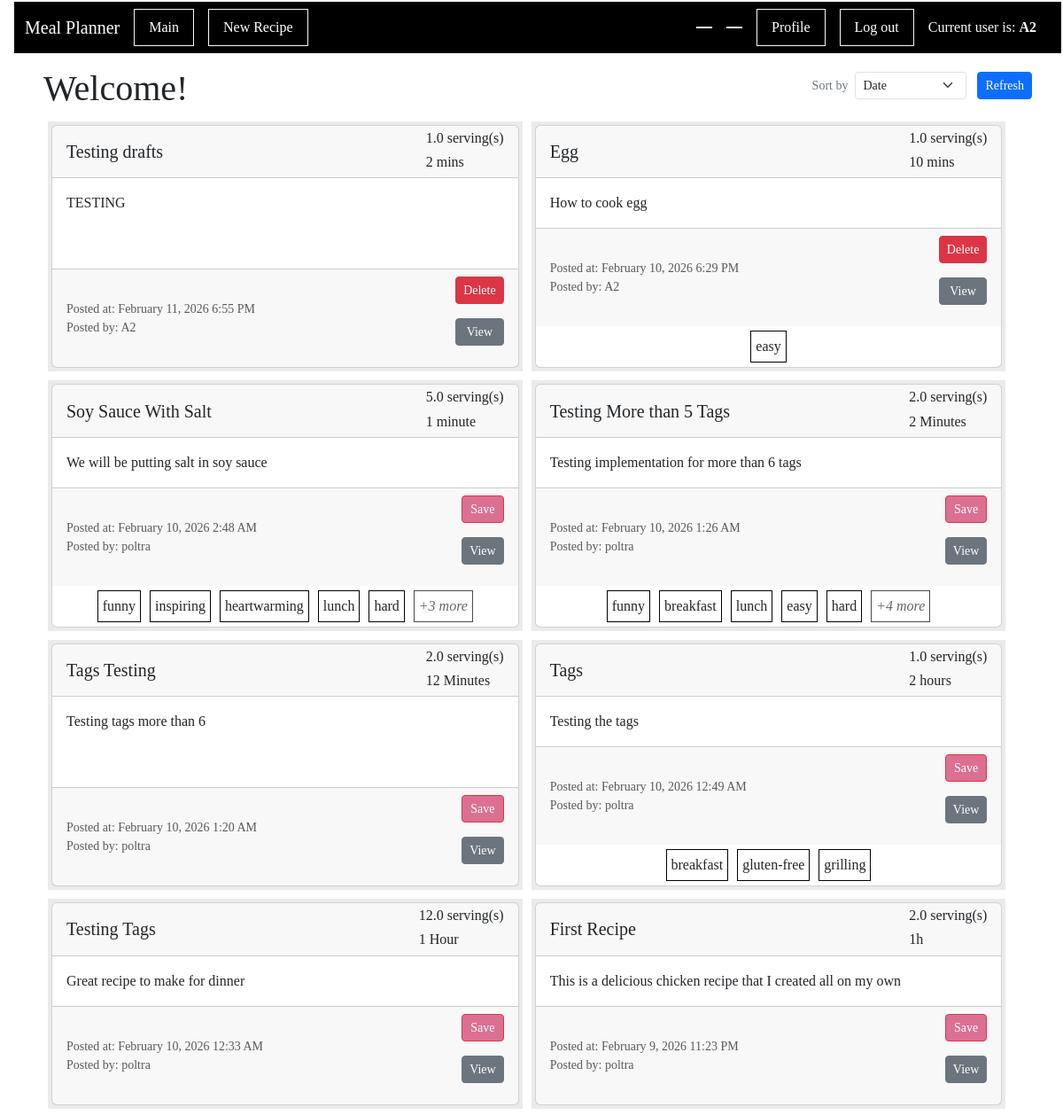
The page /index (signed in) on the database its author committed.
### app/main/models.py (models this page shows, shortened)
class User(db.Model, UserMixin):
    id: sqlo.Mapped[int] = sqlo.mapped_column(primary_key=True)
    first_name: sqlo.Mapped[str] = sqlo.mapped_column(sqla.String(64))
    last_name: sqlo.Mapped[str] = sqlo.mapped_column(sqla.String(64))
    username: sqlo.Mapped[str] = sqlo.mapped_column(sqla.String(64))
    email: sqlo.Mapped[str] = sqlo.mapped_column(sqla.String(120))
    password_hash: sqlo.Mapped[str] = sqlo.mapped_column(sqla.String(256))
    is_certified: sqlo.Mapped[bool] = sqlo.mapped_column(sqla.Boolean, default=False)
    written_recipes: sqlo.WriteOnlyMapped['Recipe'] = sqlo.relationship(back_populates='writer')
    users_saved_recipes : sqlo.WriteOnlyMapped['Recipe'] = sqlo.relationship(
        secondary=saved_recipes_table,
        primaryjoin=(saved_recipes_table.c.user_id == id),
        back_populates='recipe_saved_by_users',
        passive_deletes=True)
    curr_ingredients: sqlo.WriteOnlyMapped['UserIngredientListUse'] = sqlo.relationship(back_populates='userlist_user')
    @login.user_loader
    def load_user(id):
        return db.session.get(User, int(id))

class Recipe(db.Model):
    id : sqlo.Mapped[int] = sqlo.mapped_column(primary_key=True)
    title : sqlo.Mapped[str] = sqlo.mapped_column(sqla.String(150), default="")
    description: sqlo.Mapped[str] = sqlo.mapped_column(sqla.String(1500), default="")
    servingSize : sqlo.Mapped[float] = sqlo.mapped_column(sqla.Float, default=0)
    estimatedTime : sqlo.Mapped[str] = sqlo.mapped_column(sqla.String(25), default="")
    steps : sqlo.Mapped[str] = sqlo.mapped_column(sqla.String, default="")
    timestamp : sqlo.Mapped[Optional[datetime]] = sqlo.mapped_column(default = lambda : datetime.now(timezone.utc))
    is_draft : sqlo.Mapped[bool] = sqlo.mapped_column(sqla.Boolean, default=True)
    user_id : sqlo.Mapped[int] = sqlo.mapped_column(sqla.ForeignKey('user.id'))
    writer : sqlo.Mapped['User'] = sqlo.relationship(back_populates='written_recipes')
    tags: sqlo.WriteOnlyMapped['Tag'] = sqlo.relationship(
        secondary=recipe_tags_table,
        primaryjoin=(recipe_tags_table.c.recipe_id == id),
        back_populates='recipes',
        passive_deletes=True)
    recipe_saved_by_users : sqlo.WriteOnlyMapped['User'] = sqlo.relationship(
        secondary=saved_recipes_table,
        primaryjoin=(saved_recipes_table.c.recipe_id == id),
        back_populates='users_saved_recipes',
        passive_deletes=True)
    def get_num_tag(self):
        return len(self.get_tags())
    ingredients_used: sqlo.WriteOnlyMapped['RecipeIngredientUse'] = sqlo.relationship(back_populates='recipe_usecase_recipe', passive_deletes=True)
    def get_tags(self):
        return db.session.scalars(self.tags.select()).all()

class Tag(db.Model):
    id: sqlo.Mapped[int] = sqlo.mapped_column(primary_key=True)
    name: sqlo.Mapped[str] = sqlo.mapped_column(sqla.String(20))
    recipes: sqlo.WriteOnlyMapped['Recipe'] = sqlo.relationship(
        secondary=recipe_tags_table, primaryjoin=(recipe_tags_table.c.tag_id == id), back_populates='tags')

### app/main/routes.py (the view, shortened to what this page needs)
@bp_main.route('/', methods=['GET'])
@bp_main.route('/index', methods=['GET', 'POST'])
def index():
    empty_form = EmptyForm()
    sort_form = SortForm()
    if request.method == 'GET':
        recipes = sqla.select(Recipe).where(Recipe.is_draft == False).order_by(Recipe.timestamp.desc())
    all_recipes  = db.session.scalars(recipes).all()
    return render_template('index.html', title="", recipes=all_recipes, form=empty_form, sortform = sort_form)

### app/main/forms.py
class EmptyForm(FlaskForm):
    submit = SubmitField('Submit')

class SortForm(FlaskForm):
    sortby = SelectField('Sort by', choices=['Date', "# of likes", "Certified User"])
    refresh = SubmitField('Refresh')

### meal_planner.py (called while the page is built)
@app.before_request
def initDB(*args, **kwargs):
    if app._got_first_request:
        db.create_all()

### app/main/templates/index.html (shortened to what this page needs)
{% extends "base.html" %}
{% import 'bootstrap_wtf.html' as wtf %}
{% block content %}
<div class="d-flex justify-content-between align-items-center">
    <h1 >Welcome!</h1>
    <form method="POST" class="d-flex align-items-center gap-1">
        <div class="d-flex align-items-center">
            <label class="me-2 mb-0 small text-secondary text-nowrap">Sort by</label>
            {{ sortform.sortby(class="form-select form-select-sm", style="width: auto;") }}
        </div>
        {{ sortform.refresh(class="btn btn-primary btn-sm ms-2") }}
    </form>
</div>
    <div class="recipelist">
        {% for recipe in recipes %}
            <div class="recipe-box">{% include '_recipe.html' %} </div>
        {% endfor %}
    </div>
{% endblock %}

### app/main/templates/base.html (shortened to what this page needs)
<html>
    <head>
       <link
            href="https://cdn.jsdelivr.net/npm/bootstrap@5.3.2/dist/css/bootstrap.min.css"
            rel="stylesheet"
>
       <link rel="stylesheet" href="{{ url_for('static', filename='css/main.css') }}">
       <head>{{ moment.include_moment() }}</head>
    </head>
    <body>
        <nav class = "navbar navbar-dark navbar-expand-lg" style="background-color: black;">
            <div class="container-fluid">
                <a class="navbar-brand" href="{{ url_for('main.index') }}">Meal Planner</a>
                <div class="collapse navbar-collapse" id="navbarSupportedContent">
                    <ul class="navbar-nav me-auto mb-2 mb-lg-0">
                        {% if not current_user.is_anonymous %}
                            <li class="nav-item border border-light px-2 me-3 ">
                                <a class="nav-link text-white" aria-current="page" href="{{ url_for('main.index') }}">Main</a>
                            </li>
                            <li class="nav-item border border-light px-2 me-3 " >
                                <a class="nav-link text-white" aria-current="page" href="{{ url_for('main.createRecipe') }}">New Recipe</a>
                            </li>
                        {% endif %}
                    </ul>
                    <ul class="navbar-nav ms-auto mb-2 mb-lg-0 align-items-center">
                        {% if not current_user.is_anonymous %}
                            <li class="nav-item border border-light px-2 me-3 " >
                            </li>
                            <li class="nav-item border border-light px-2 me-3 " >
                            </li>
                            <li class="nav-item border border-light px-2 me-3 " >
                                <a class="nav-link text-white" aria-current="page" href="{{ url_for('main.display_profile') }}">Profile</a>
                            </li>
                            <li class="nav-item border border-light px-2 me-3 " >
                                <a class="nav-link text-white" aria-current="page" href="{{ url_for('auth.logout') }}">Log out</a>
                            </li>
                            <li class="nav-item me-3">
                                <span class="navbar-text text-light">
                                    Current user is: <strong>{{ current_user.first_name }}</strong>
                                </span>
                            </li>
                        {% else %}
                            <li class="nav-item border border-light px-2 me-3 " >
                                <a class="nav-link text-white" aria-current="page" href="{{ url_for('auth.login') }}">Log in</a>
                            </li>
                        {% endif %}
                    </ul>
                </div>
            </div>
        </nav>
        <div class="container mt-3">
            {% block content %}{% endblock %}
        </div>
    </body>
</html>

### app/main/templates/_recipe.html
<div id="recipe-{{recipe.id}}" class="card">
        <div class="card-header d-flex justify-content-between align-items-center">
            <h5 class="card-title mb-0">{{ recipe.title }}</h5>
            <div class="card-subtitle">
                <h6 class="card-text"> {{recipe.servingSize}} serving(s) </h5>
                <h6 class="card-text"> {{recipe.estimatedTime}} </h5>
            </div>
        </div>
        <div class="card-body">
            <p class="card-text">{{ recipe.description }}</p>
        </div>
        <div class="card-footer">
            <div>
                <small class="text-muted">Posted at: {{ moment(recipe.timestamp).format('LLL') }}</small>
                <br>
                <small class="text-muted">Posted by: {{ recipe.writer.username }}</small>
            </div>
            <div>
                {% if recipe.writer.id == current_user.id %}
                    <form action="{{ url_for('main.delete', recipe_id=recipe.id) }}" method="post">
                        <input type="submit" value="Delete" class="btn btn-danger btn-sm" style="width: 100%;">
                    </form>
                {% else %}
                    <form action="" method="post">
                        <input type="submit" value="Save" class="btn btn-danger like btn-sm" style="width: 100%">
                    </form>
                {% endif %}
                    <form action="{{ url_for('main.viewRecipe', recipe_id=recipe.id) }}" method="get">
                        <input type="submit" value="View" class="btn btn-secondary btn-sm" style="width: 100%">
                    </form>
            </div>
        </div>
            <tr>
                    <div class = "card-tag">
                        {% if recipe.get_num_tag() > 6 %}
                            {% for tag in recipe.get_tags()[:5] %}
                                <span class = "tagitem"> {{tag.name}} </span>
                            {% endfor %}
                            <span class="tagitem tag-more">
                                +{{ recipe.get_num_tag()-5 }} more
                            </span>
                        {% else %}
                            {% for tag in recipe.get_tags() %}
                                <span class = "tagitem"> {{tag.name}} </span>
                            {% endfor %}
                        {% endif %}
                    </div>
            </tr>
</div>

### app/static/css/main.css (style rules this page uses)
body { margin: 1px 1px 1px 15px; padding: 1px; font-family: Tahoma; text-align: left; }
.recipelist { display: flex; flex-wrap: wrap; }
.recipe-box { display: flex; justify-content: center; align-items: center; background-color: #eceaea; margin: 5px; padding: 4px 4px 4px 4px; }
@media screen and (min-width: 1200px) { .recipe-box { width: 32%; } }
@media screen and (min-width: 800px) and (max-width: 1200px) { .recipe-box { width: 48%; } }
.tagitem { text-align: center; margin: 5px 5px 5px 5px; padding: 5px; border: 1px solid black; background-color: white; }
.tag-more { font-style:italic; opacity: 0.7; }
.card { width: 100%; height: 100%; }
.card-footer { display: flex; justify-content: space-between; align-items: center; min-height: 70px; }
.card-tag { display:flex; flex-wrap:wrap; justify-content:center; align-items:center; }
.btn-danger.like { background-color: palevioletred; outline-color: palevioletred; }

### rows shown on the page
User: first_name "A2"
Recipe: title "Testing drafts", servingSize "1.0", estimatedTime "2 mins", description "TESTING", timestamp "February 11, 2026 6:55 PM", writer.username "A2"
Recipe: title "Egg", servingSize "1.0", estimatedTime "10 mins", description "How to cook egg", timestamp "February 10, 2026 6:29 PM", writer.username "A2"
Tag: name "easy"
Recipe: title "Soy Sauce With Salt", servingSize "5.0", estimatedTime "1 minute", description "We will be putting salt in soy sauce", timestamp "February 10, 2026 2:48 AM", writer.username "poltra", recipe "3"
Tag: name "funny"
Tag: name "inspiring"
Tag: name "heartwarming"
Tag: name "lunch"
Tag: name "hard"
Recipe: title "Testing More than 5 Tags", servingSize "2.0", estimatedTime "2 Minutes", description "Testing implementation for more than 6 tags", timestamp "February 10, 2026 1:26 AM", writer.username "poltra", recipe "4"
Tag: name "breakfast"
Recipe: title "Tags Testing", servingSize "2.0", estimatedTime "12 Minutes", description "Testing tags more than 6", timestamp "February 10, 2026 1:20 AM", writer.username "poltra"
Recipe: title "Tags", servingSize "1.0", estimatedTime "2 hours", description "Testing the tags", timestamp "February 10, 2026 12:49 AM", writer.username "poltra"
Tag: name "gluten-free"
Tag: name "grilling"
Recipe: title "Testing Tags", servingSize "12.0", estimatedTime "1 Hour", description "Great recipe to make for dinner", timestamp "February 10, 2026 12:33 AM", writer.username "poltra"
Recipe: title "First Recipe", servingSize "2.0", estimatedTime "1h", description "This is a delicious chicken recipe that I created all on my own", timestamp "February 9, 2026 11:23 PM", writer.username "poltra"
